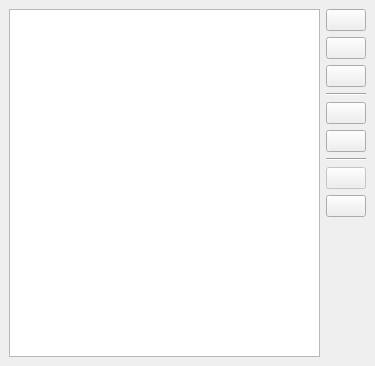
<?xml version="1.0" encoding="UTF-8"?>
<ui version="4.0">
 <class>Editor</class>
 <widget class="QMainWindow" name="Editor">
  <property name="geometry">
   <rect>
    <x>0</x>
    <y>0</y>
    <width>375</width>
    <height>366</height>
   </rect>
  </property>
  <property name="windowTitle">
   <string>MainWindow</string>
  </property>
  <property name="windowIcon">
   <iconset theme="fcitx-unikey"/>
  </property>
  <widget class="QWidget" name="centralwidget">
   <layout class="QHBoxLayout" name="horizontalLayout">
    <item>
     <widget class="QTableView" name="macroTableView"/>
    </item>
    <item>
     <layout class="QVBoxLayout" name="verticalLayout">
      <item>
       <widget class="QPushButton" name="addButton">
        <property name="text">
         <string/>
        </property>
        <property name="icon">
         <iconset theme="list-add">
          <normaloff/>
         </iconset>
        </property>
       </widget>
      </item>
      <item>
       <widget class="QPushButton" name="deleteButton">
        <property name="text">
         <string/>
        </property>
        <property name="icon">
         <iconset theme="list-remove">
          <normaloff/>
         </iconset>
        </property>
       </widget>
      </item>
      <item>
       <widget class="QPushButton" name="clearButton">
        <property name="text">
         <string/>
        </property>
        <property name="icon">
         <iconset theme="edit-delete">
          <normaloff/>
         </iconset>
        </property>
       </widget>
      </item>
      <item>
       <widget class="Line" name="line">
        <property name="orientation">
         <enum>Qt::Horizontal</enum>
        </property>
       </widget>
      </item>
      <item>
       <widget class="QPushButton" name="importButton">
        <property name="text">
         <string/>
        </property>
        <property name="icon">
         <iconset theme="document-import">
          <normaloff/>
         </iconset>
        </property>
       </widget>
      </item>
      <item>
       <widget class="QPushButton" name="exportButton">
        <property name="text">
         <string/>
        </property>
        <property name="icon">
         <iconset theme="document-export">
          <normaloff/>
         </iconset>
        </property>
       </widget>
      </item>
      <item>
       <widget class="Line" name="line_2">
        <property name="orientation">
         <enum>Qt::Horizontal</enum>
        </property>
       </widget>
      </item>
      <item>
       <widget class="QPushButton" name="saveButton">
        <property name="enabled">
         <bool>false</bool>
        </property>
        <property name="text">
         <string/>
        </property>
        <property name="icon">
         <iconset theme="document-save">
          <normaloff/>
         </iconset>
        </property>
       </widget>
      </item>
      <item>
       <widget class="QPushButton" name="exitButton">
        <property name="text">
         <string/>
        </property>
        <property name="icon">
         <iconset theme="application-exit">
          <normaloff/>
         </iconset>
        </property>
       </widget>
      </item>
      <item>
       <spacer name="verticalSpacer">
        <property name="orientation">
         <enum>Qt::Vertical</enum>
        </property>
        <property name="sizeHint" stdset="0">
         <size>
          <width>20</width>
          <height>40</height>
         </size>
        </property>
       </spacer>
      </item>
     </layout>
    </item>
   </layout>
  </widget>
 </widget>
 <resources/>
 <connections/>
</ui>
